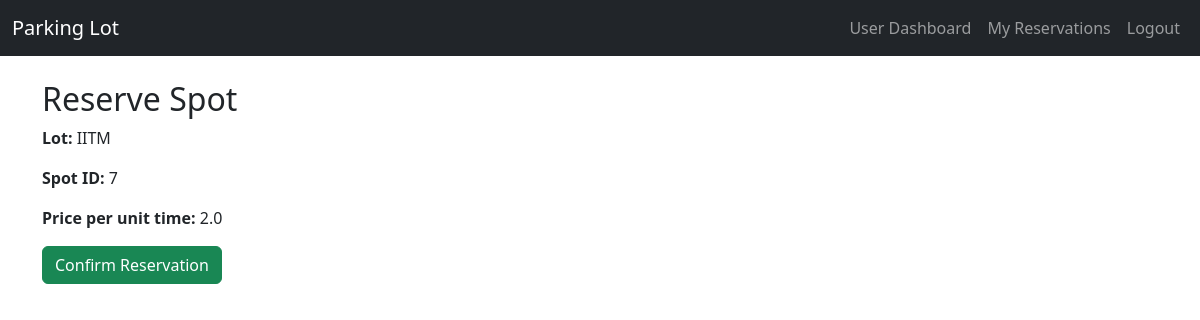
The app's page /reserve/2 (signed in), older data.
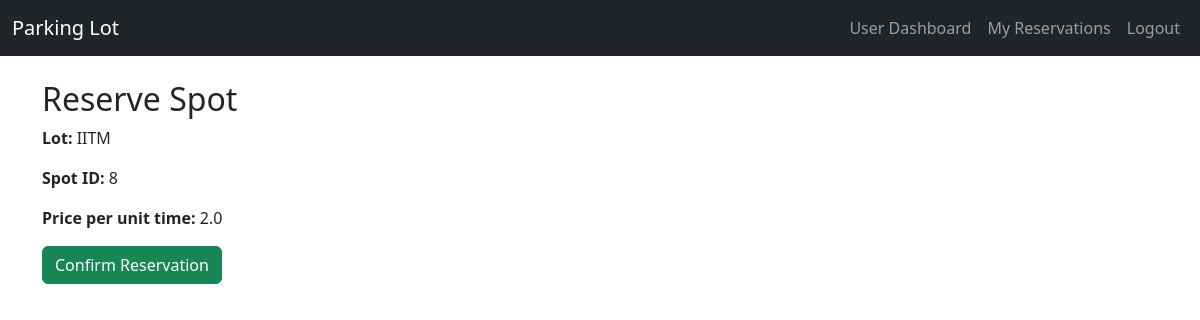
The same page, newer data.
### models.py (models this page shows)
class ParkingSpot(db.Model):
    id = db.Column(db.Integer, primary_key=True)
    lot_id = db.Column(db.Integer, db.ForeignKey('parking_lot.id'), nullable=False)
    status = db.Column(db.String(1), nullable=False, default='A')
    reservation = db.relationship('Reservation', backref='spot', uselist=False)

### app.py (the view, shortened to what this page needs)
@app.route('/reserve/<int:lot_id>', methods=['GET', 'POST'])
def reserve(lot_id):
    if session.get('role') != 'user':
        return redirect(url_for('login'))
    lot = ParkingLot.query.get_or_404(lot_id)
    available_spot = ParkingSpot.query.filter_by(lot_id=lot_id, status='A').first()
    if not available_spot:
        flash('No available spots in this lot.')
        return redirect(url_for('user_dashboard'))
    return render_template('reserve.html', lot=lot, spot=available_spot)

### templates/reserve.html
{% extends 'base.html' %}
{% block content %}
<h2>Reserve Spot</h2>
<p><strong>Lot:</strong> {{ lot.prime_location_name }}</p>
<p><strong>Spot ID:</strong> {{ spot.id }}</p>
<p><strong>Price per unit time:</strong> {{ lot.price }}</p>
<form method="post">
  <button type="submit" class="btn btn-success">Confirm Reservation</button>
</form>
{% endblock %}

Row changes from the older to the newer data that the page shows:
no longer on this page (row edited): ParkingSpot: id "7"
now on this page (row unchanged): ParkingSpot: id "8"
